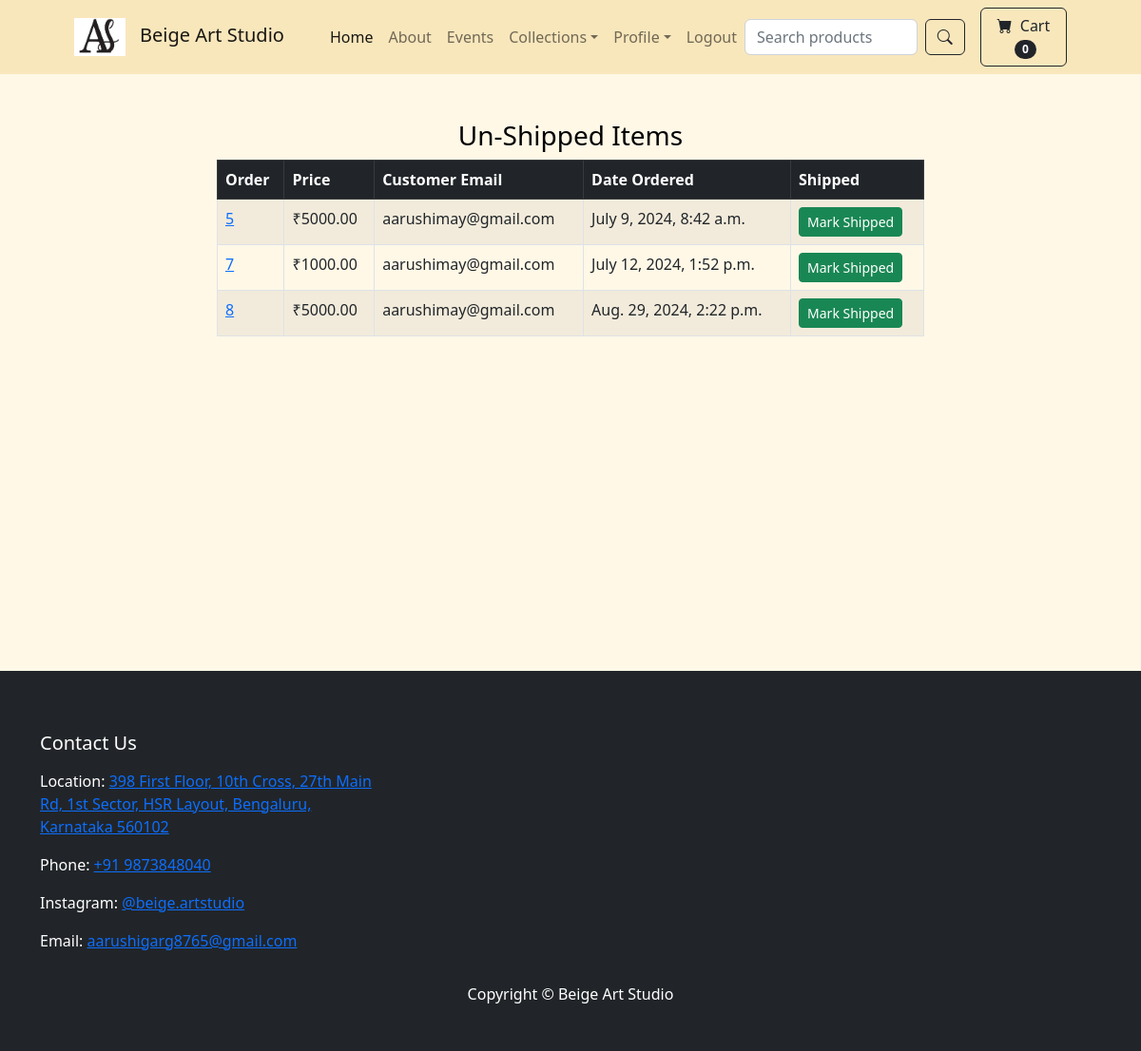
The page /payment/not_shipped_dash (signed in) on the database its author committed.
### payment/models.py (models this page shows, shortened)
class Order(models.Model):
    STATUS_CHOICES = [
        ('P', 'Pending'),
        ('S', 'Shipped'),
        ('C', 'Cancelled'),
    ]
    user = models.ForeignKey(User, on_delete=models.CASCADE, null=True, blank=True)
    full_name = models.CharField(max_length=250)
    email = models.EmailField(max_length=250)
    shipping_address = models.TextField(max_length=15000)
    amount_paid = models.DecimalField(max_digits=7, decimal_places=2)
    date_ordered = models.DateTimeField(auto_now_add=True)
    shipped = models.BooleanField(default=False)
    date_shipped = models.DateTimeField(blank=True, null=True)

### payment/views.py (the view, shortened to what this page needs)
# urls.py: path('not_shipped_dash', views.not_shipped_dash, name="not_shipped_dash"),
def not_shipped_dash(request):
    if request.user.is_authenticated and request.user.is_superuser:
        orders = Order.objects.filter(shipped=False)
        return render(request, "payment/not_shipped_dash.html", {"orders":orders})
    else:
        messages.success(request, "Access Denied")
        return redirect('home')

### cart/cart.py (called while the page is built)
    def __len__(self):
        return len(self.cart)

### cart/context_processors.py (called while the page is built)
def cart(request):
    return {'cart': Cart(request)}

### payment/templates/payment/not_shipped_dash.html (shortened to what this page needs)
{% extends 'base.html' %}
{% block content %}
        <div class="container">
        	<div class="row">
        		<center>
        			<div class="col-8">
        				<br/><br/>
<h3>Un-Shipped Items</h3>
<table class="table table-striped table-hover table-bordered">
  <thead class="table-dark">
    <tr>
      <th scope="col">Order</th>
      <th scope="col">Price</th>
      <th scope="col">Customer Email</th>
      <th scope="col">Date Ordered</th>
      <th scope="col">Shipped</th>
    </tr>
  </thead>
  <tbody>
  	{% for item in orders %}
    <tr>
      <td><a href="{% url 'orders' item.id %}">{{ item.id }}</a></td>
      <td>₹{{ item.amount_paid }}</td>
      <td>{{ item.email }}</td>
      <td>{{ item.date_ordered }}</td>
      <td>
        <form method="POST">
          <button type="Submit" class="btn btn-success btn-sm">Mark Shipped</button>
        </form>
      </td>
    </tr>
    {% endfor %}
  </tbody>
</table>
<br/><br/>
<br/><br/>
<br/><br/>
<br/><br/>
<br/><br/>
<br/><br/>
<br/><br/>
        			</div>
        		</center>
        	</div>
        </div>
{% endblock %}

### store/templates/base.html (shortened to what this page needs)
{% load static %}
<!DOCTYPE html>
<html lang="en">
    <head>
        <link href="https://cdn.jsdelivr.net/npm/bootstrap-icons@1.5.0/font/bootstrap-icons.css" rel="stylesheet" />
        <link href="{% static 'css/styles.css' %}" rel="stylesheet" />
    </head>
    <body>
        {% include 'navbar.html' %}
        {% block content %}
        {% endblock %}
<footer class="py-5 bg-dark">
    <div class="container">
        <div class="row">
            <div class="col-lg-4 my-3">
                <h5 class="text-white mb-3">Contact Us</h5>
                <p class="text-white">Location: <a href="https://www.google.com/maps/place/Beige+Art+Studio/@12.9181455,77.6521382,15z/data=!4m6!3m5!1s0x3bae1500067d0053:0xc842689d38c7bd40!8m2!3d12.9181455!4d77.6521382!16s%2Fg%2F11vx4vl65k?entry=ttu" target="_blank">398 First Floor, 10th Cross, 27th Main Rd, 1st Sector, HSR Layout, Bengaluru, Karnataka 560102</a></p>
                <p class="text-white">Phone: <a href="tel:+919873848040">+91 9873848040</a></p>
                <p class="text-white">Instagram: <a href="https://www.instagram.com/beige.artstudio/" target="_blank">@beige.artstudio</a></p>
                <p class="text-white">Email: <a href="mailto:aarushigarg8765@gmail.com">aarushigarg8765@gmail.com</a></p>
            </div>
            <div class="col-lg-4 my-3">
            </div>
            <div class="col-lg-4 my-3">
            </div>
        </div>
        <div class="row">
            <div class="col-lg-12 text-center">
                <p class="m-0 text-white">Copyright &copy; Beige Art Studio</p>
            </div>
        </div>
    </div>
</footer>
</body>
</html>

### store/templates/navbar.html (shortened to what this page needs)
{% load static %}
<nav class="navbar navbar-expand-lg navbar-light" style="background-color: #f9e7bc;">
    <div class="container px-4 px-lg-5">
        <a class="navbar-brand" href="{% url 'home' %}">
            <img src="{% static 'logo.png' %}" alt="Beige Art Studio Logo" style="height: 40px; margin-right: 10px;">
            Beige Art Studio
        </a>
        <div class="collapse navbar-collapse justify-content-between" id="navbarSupportedContent">
            <ul class="navbar-nav me-auto mb-2 mb-lg-0 ms-lg-4">
                <li class="nav-item"><a class="nav-link active" aria-current="page" href="{% url 'home' %}">Home</a></li>
                <li class="nav-item"><a class="nav-link" href="{% url 'about' %}">About</a></li>
                <li class="nav-item"><a class="nav-link" href="{% url 'events' %}">Events</a></li>
                <li class="nav-item dropdown">
                    <a class="nav-link dropdown-toggle" id="navbarDropdownCollections" href="#" role="button" data-bs-toggle="dropdown" aria-expanded="false">Collections</a>
                </li>
            </ul>
            <ul class="navbar-nav">
                {% if user.is_authenticated %}
                    <li class="nav-item dropdown">
                        <a class="nav-link dropdown-toggle" id="navbarDropdownProfile" href="#" role="button" data-bs-toggle="dropdown" aria-expanded="false">Profile</a>
                    </li>
                    <li class="nav-item">
                        <a class="nav-link" href="{% url 'logout' %}">Logout</a></li>
                {% else %}
                    <li class="nav-item"><a class="nav-link" href="{% url 'login' %}">Login</a></li>
                    <li class="nav-item"><a class="nav-link" href="{% url 'register' %}">Register</a></li>
                {% endif %}
            </ul>
            <form class="d-flex flex-row align-items-center" action="{% url 'search' %}" method="post">
                <input class="form-control me-2" type="search" placeholder="Search products" aria-label="Search" name="searched">
                <button class="btn btn-outline-dark" type="submit"><i class="bi bi-search"></i></button>
            </form>
            <a href="{% url 'cart_summary' %}" class="btn btn-outline-dark ms-3"><i class="bi bi-cart-fill me-1"></i>
                Cart
                <span class="badge bg-dark text-white ms-1 rounded-pill" id="cart_quantity">{{ cart|length }}</span>
            </a>
        </div>
    </div>
</nav>

### store/templates/base.html (style rules this page uses)
body { background-color: #fff8e7; color: black; }

### rows shown on the page
Order: id "5", amount_paid "5000.00", email "aarushimay@gmail.com", date_ordered "July 9, 2024, 8:42 a.m."
Order: id "7", amount_paid "1000.00", email "aarushimay@gmail.com", date_ordered "July 12, 2024, 1:52 p.m."
Order: id "8", amount_paid "5000.00", email "aarushimay@gmail.com", date_ordered "Aug. 29, 2024, 2:22 p.m."

### other values the page prints
{{ cart|length }} "0"
